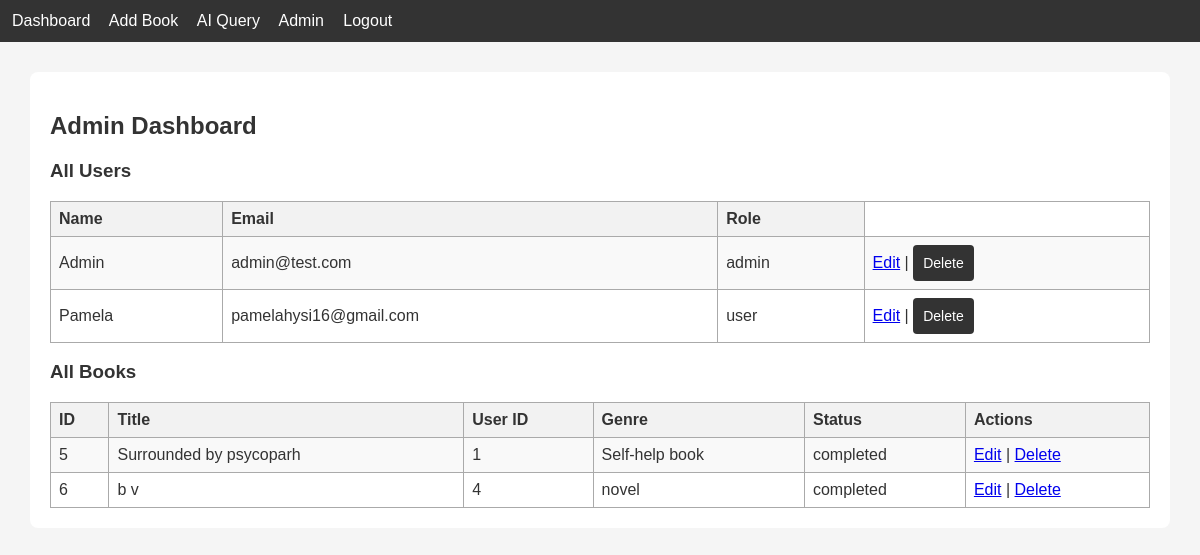
Page /admin (signed in) on the earlier database version.
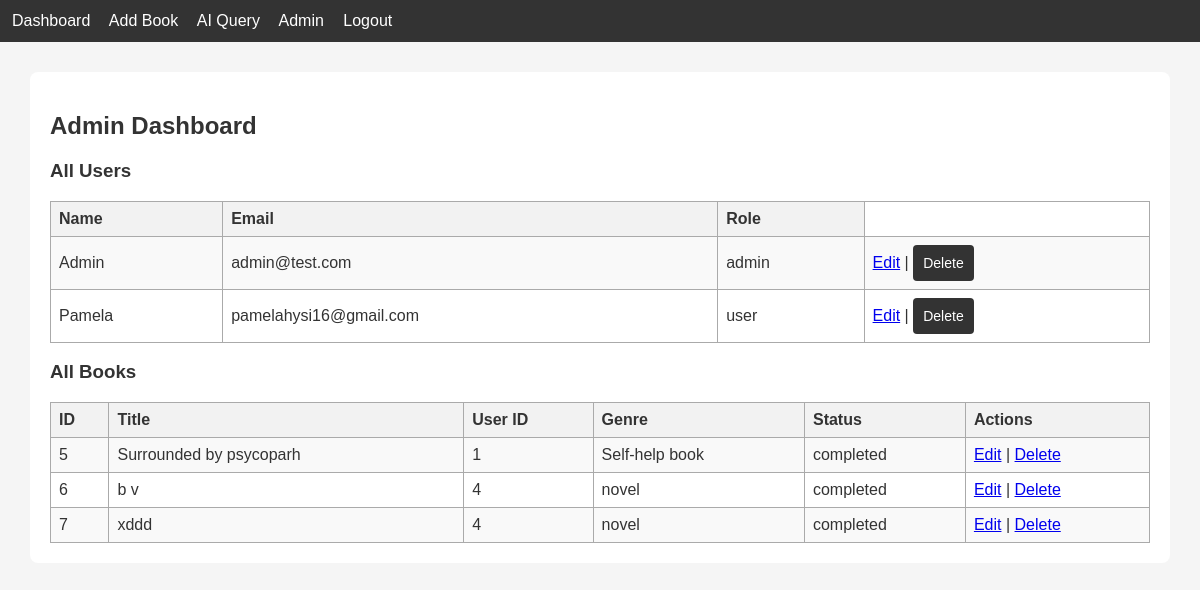
Same page on the later database version.
### tables this page shows
CREATE TABLE users (
    id INTEGER PRIMARY KEY AUTOINCREMENT,
    name TEXT,
    email TEXT UNIQUE,
    password TEXT,
    role TEXT
);

CREATE TABLE books (
    id INTEGER PRIMARY KEY AUTOINCREMENT,
    title TEXT,
    author TEXT,
    genre TEXT,
    status TEXT,
    user_id INTEGER,
    FOREIGN KEY(user_id) REFERENCES users(id)
);

### app.py (the view)
@app.route("/admin")
def admin():
    if "user_id" not in session or session.get("role") != "admin":
        return redirect(url_for("login"))
    db = get_db()
    users = db.execute("SELECT * FROM users").fetchall()
    books = db.execute("SELECT * FROM books").fetchall()
    db.close()
    return render_template("admin_dashboard.html", users=users, books=books)

### app.py (called while the page is built)
def get_db():
    conn = sqlite3.connect("database.db")
    conn.row_factory = sqlite3.Row
    return conn

### templates/admin_dashboard.html
{% extends "base.html" %}
{% block content %}
<h2>Admin Dashboard</h2>
<h3>All Users</h3>
<table>
    <tr>
        <th>Name</th>
        <th>Email</th>
        <th>Role</th>
    </tr>
    {% for user in users %}
    <tr>
        <td>{{ user.name }}</td>
        <td>{{ user.email }}</td>
        <td>{{ user.role }}</td>
        <td>
            <a href="{{ url_for('admin_edit_user', user_id=user.id) }}">Edit</a> |
            <form action="{{ url_for('admin_delete_user', user_id=user.id) }}" method="post" style="display:inline;">
                <button type="submit">Delete</button>
            </form>
        </td>
    </tr>
    {% endfor %}
</table>
<h3>All Books</h3>
<table>
    <tr>
        <th>ID</th>
        <th>Title</th>
        <th>User ID</th>
        <th>Genre</th>
        <th>Status</th>
        <th>Actions</th>
    </tr>
    {% for b in books %}
    <tr>
        <td>{{ b.id }}</td>
        <td>{{ b.title }}</td>
        <td>{{ b.user_id }}</td>
        <td>{{ b.genre }}</td>
        <td>{{ b.status }}</td>
        <td>
            <a href="/admin_edit_book/{{ b.id }}">Edit</a> |
            <a href="/admin_delete_book/{{ b.id }}">Delete</a>
        </td>
    </tr>
    {% endfor %}
</table>
{% endblock %}

### templates/base.html (shortened to what this page needs)
<!DOCTYPE html>
<html>
<head>
    <link rel="stylesheet" href="{{ url_for('static', filename='style.css') }}">
</head>
<body>
    <nav>
        <a href="/dashboard">Dashboard</a>
        <a href="/add_book">Add Book</a>
        <a href="/ai_query">AI Query</a>
        {% if session.get('role') == "admin" %}
        <a href="/admin">Admin</a>
        {% endif %}
        <a href="/logout">Logout</a>
    </nav>
    <div class="container">
        {% block content %}{% endblock %}
    </div>
</body>
</html>

### static/style.css (style rules this page uses)
table { border-collapse: collapse; width: 100%; }
th, td { padding: 8px 12px; border: 1px solid #ddd; }
th { background-color: #f2f2f2; text-align: left; font-weight: bold; }
tr:nth-child(even) { background-color: #f9f9f9; }
button, a.button { background-color: #0288d1; color: white; border: none; padding: 6px 12px; border-radius: 4px; cursor: pointer; text-decoration: none; font-size: 14px; }
body { font-family: Arial, sans-serif; background-color: #f7f7f7; color: #333; margin: 20px; }
h2, h3 { color: #333; }

### templates/base.html (style rules this page uses)
body { font-family: Arial; margin: 0; padding: 0; background: #f5f5f5; }
nav { background: #333; color: white; padding: 12px; }
nav a { color: white; margin-right: 15px; text-decoration: none; }
.container { margin: 30px; background: white; padding: 20px; border-radius: 8px; }
button { padding: 10px; background: #333; color: white; border: none; cursor: pointer; }
table { width: 100%; border-collapse: collapse; margin-top: 15px; }
table, th, td { border: 1px solid #aaa; }
th, td { padding: 8px; }

Differences in the rows shown:
added books: id "7", title "xddd", user_id "4", genre "novel", status "completed"
